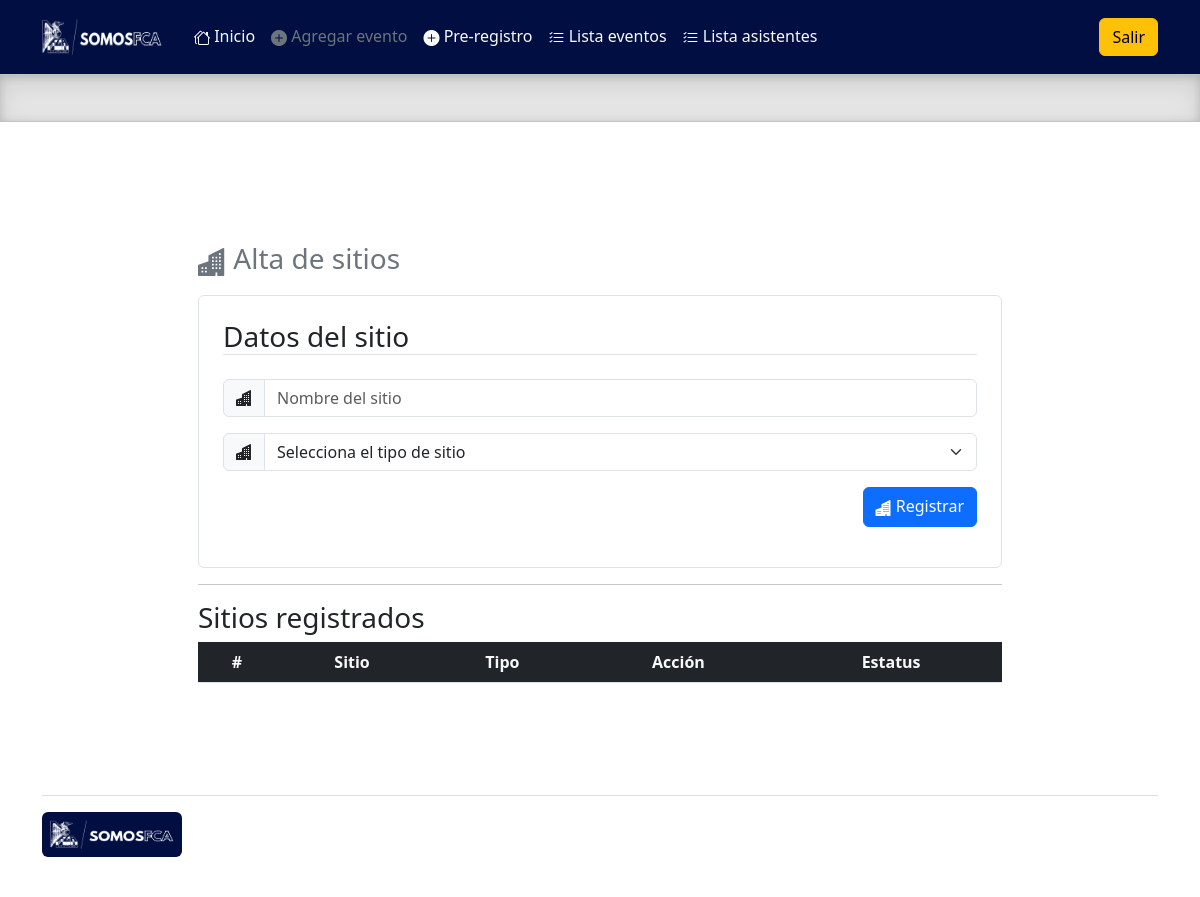
Page /admin/alta_sitio.php on the earlier database version.
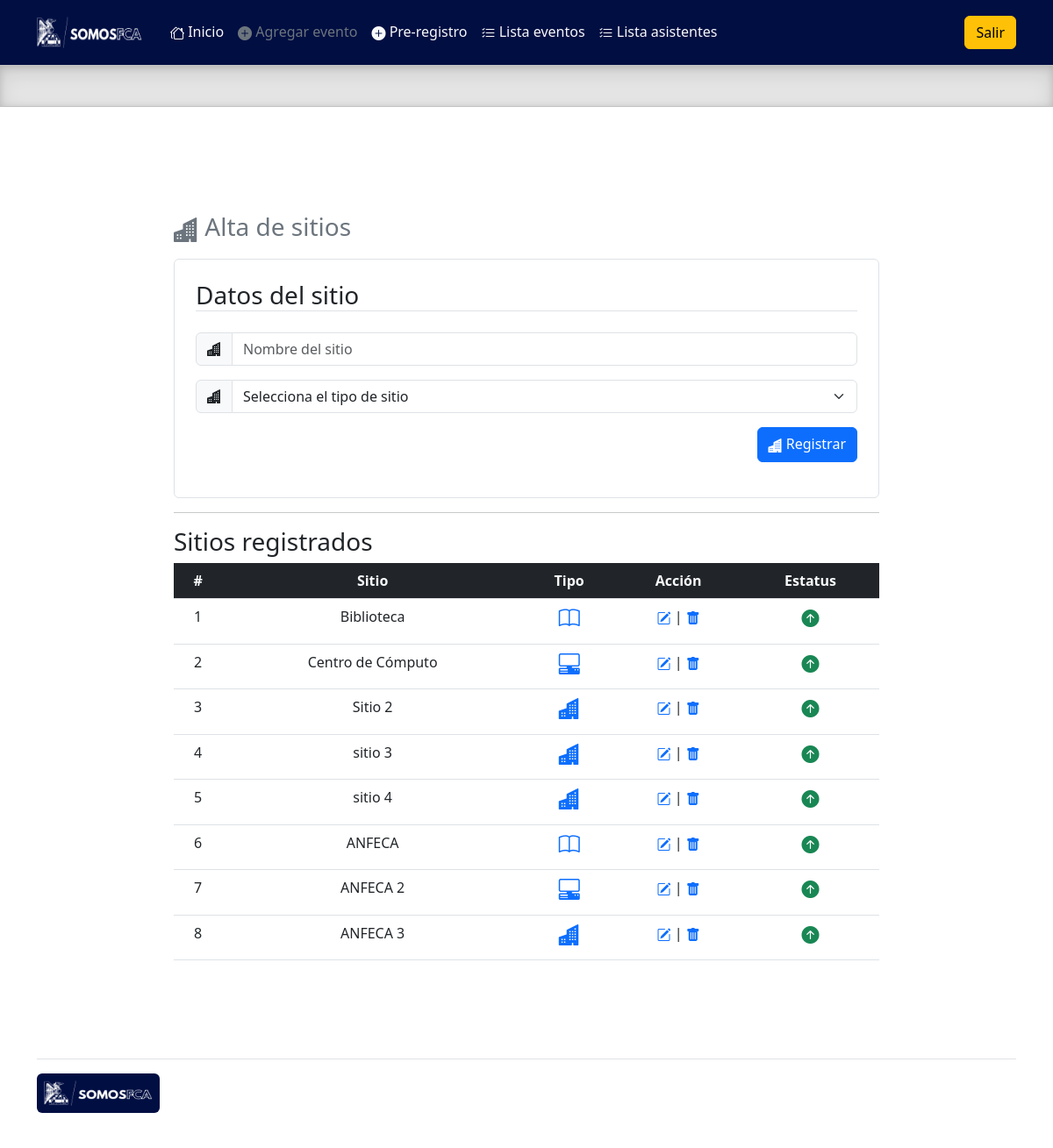
Same page on the later database version.
### tables this page shows
CREATE TABLE `sitio` (
  `id` int(11) NOT NULL,
  `sitio` varchar(50) NOT NULL,
  `tipo_sitio` int(11) NOT NULL COMMENT '1 -Biblioteca 2- CC',
  `activo` int(11) NOT NULL
);

### admin/query/query_sitios.php (called while the page is built)
<?php
include('prcd/qc.php');
if (isset($idEventos)){
$sqlSitios2 = "SELECT * FROM sitio WHERE id = '$idEventos' ORDER BY id ASC ";
$resultadoSitio2 = $conn->query($sqlSitios2);
}
else{
$sqlSitios = "SELECT * FROM sitio ORDER BY id ASC";
$resultadoSitio = $conn->query($sqlSitios);
}
?>

### admin/alta_sitio.php (the view, shortened to what this page needs)
<!doctype html>
<html lang="en">
  <head>
    <link rel="stylesheet" href="https://cdn.jsdelivr.net/npm/bootstrap-icons@1.10.2/font/bootstrap-icons.css">
    <link href="../assets/dist/css/bootstrap.min.css" rel="stylesheet">
    <link href="headers.css" rel="stylesheet">
  </head>
  <body>
<main class="mb-0">
  <header class="p-3" style="background-color:#000e42;">
    <div class="container">
      <div class="d-flex flex-wrap align-items-center justify-content-center justify-content-lg-start">
        <a href="/" class="d-flex align-items-center mb-2 mb-lg-0 text-white text-decoration-none">
          <img src="../assets/brand/img/logo.png" width="120" height="36" role="img" alt="">
        </a>
        <ul class="nav col-12 col-lg-auto me-lg-auto mb-2 ms-4 justify-content-center mb-md-0">
          <li><a href="index.php" class="nav-link px-2 text-light"><i class="bi bi-houses"></i> Inicio</a></li>
          <li><a href="#" class="nav-link px-2 text-secondary"><i class="bi bi-plus-circle-fill"></i> Agregar evento</a></li>
          <li><a href="alta_asistentes.php" class="nav-link px-2 text-light"><i class="bi bi-plus-circle-fill"></i> Pre-registro</a></li>
          <li><a href="lista_eventos.php" class="nav-link px-2 text-light"><i class="bi bi-list-check"></i> Lista eventos</a></li>
          <li><a href="lista_asistentes.php" class="nav-link px-2 text-light"><i class="bi bi-list-check"></i> Lista asistentes</a></li>
        </ul>
        <div class="text-end">
          <a href="query/sort.php" type="button" class="btn btn-warning">Salir</a>
        </div>
      </div>
    </div>
  </header>
  <div class="b-example-divider">
  </div>
    <div class="container-fluid w-75 h-100 mt-5 mb-5 p-5">
    <h3 class="mt-4 mb-3 text-secondary"><i class="bi bi-buildings-fill"></i> Alta de sitios</h3>
    <div class="row justify-content-center">
      <form action="prcd/proceso_alta_sitio.php" method="POST">
        <div class="col-12 border rounded p-4">
            <h3 class="mb-4 border-bottom">Datos del sitio</h3>
            <div class="input-group mb-3">
                <span class="input-group-text" id="basic-addon1"><i class="bi bi-buildings-fill"></i></span>
                <input type="text" class="form-control" placeholder="Nombre del sitio" aria-label="Nombre del sitio" aria-describedby="basic-addon1" name="sitio" required>
            </div>
            <div class="input-group mb-3">
                <span class="input-group-text" id="basic-addon1"><i class="bi bi-buildings-fill"></i></span>
                  <select class="form-select" aria-label="Default select example" name="tipo_sitio" required>
                    <option value="" selected>Selecciona el tipo de sitio</option>
                  </select>
            </div>
            <p class="w-100 text-end"><button class="btn btn-primary" type="submit"><i class="bi bi-buildings-fill"></i> Registrar</button></p>
        </form>
        </div>
    </div>
    <hr>
    <h3 class="mt-3 mb-2">Sitios registrados</h3>
    <table class="table table-hover text-center">
        <thead class="bg-dark text-light">
            <tr>
                <th scope="col">#</th>
                <th scope="col">Sitio</th>
                <th scope="col">Tipo</th>
                <th scope="col">Acción</th>
                <th scope="col">Estatus</th>
                </tr>
        </thead>
        <tbody>
            <?
            $x = 0;
            include('query/query_sitios.php');
            while($rowSitio = $resultadoSitio->fetch_assoc()){
                $x++;
                echo'
                <tr>
                    <td>'.$x.'</td>
                    <td>'.$rowSitio['sitio'].'</td>';
                    if($rowSitio['tipo_sitio'] == 1){
                      echo'
                      <td>
                          <a class="pointer" title="Tipo sitio" data-bs-toggle="popover" data-bs-placement="right" data-bs-content="Biblioteca" data-bs-trigger="hover focus">
                            <i class="bi bi-book h4"></i>
                          </a>
                      </td>
                      ';
                    }
                    else if($rowSitio['tipo_sitio'] == 2){
                        echo'
                        <td>
                        <a class="pointer" title="Tipo sitio" data-bs-toggle="popover" data-bs-placement="right" data-bs-content="Centro de cómputo" data-bs-trigger="hover focus">
                          <i class="bi bi-pc-display-horizontal h4"></i>
                        </a>
                        </td>
                        ';
                    }
                    else if($rowSitio['tipo_sitio'] == 3){
                        echo'
                        <td>
                        <a class="pointer" title="Tipo sitio" data-bs-toggle="popover" data-bs-placement="right" data-bs-content="Otro sitio" data-bs-trigger="hover focus">
                          <i class="bi bi-buildings-fill h4"></i>
                        </a>
                        </td>
                        ';
                    }
                    echo'
                    <td><a href="#" data-bs-toggle="modal" data-bs-target="#editar'.$rowSitio['id'].'"><i class="bi bi-pencil-square"></i></a> | <a href="#" data-bs-toggle="modal" data-bs-target="#eliminar'.$rowSitio['id'].'"><i class="bi bi-trash-fill"></i></a></td>
                   ';
                    echo'
                    <td>';
                    if($rowSitio['activo'] == 1){
                        echo'
                        <a onclick="cambioEstatus('.$rowSitio['id'].',0)" id="rem'.$rowSitio['id'].'" class="pointer">
                            <h5><i id="cambioEst'.$rowSitio['id'].'" class="bi bi-arrow-up-circle-fill text-success"></i></h5>
                        </a>
                        ';
                    }
                    echo
                    '</td>
                </tr>
                ';
            }
            ?>
        </tbody>
    </table>
</main>
<div class="container">
  <footer class="d-flex flex-wrap justify-content-between align-items-center py-3 my-4 border-top">
      <p class="col-md-12 mb-0 text-muted"><a href="/" class="col-md-4 d-flex mb-md-0 me-md-auto link-dark text-decoration-none">
                <img src="../assets/brand/img/logo.png" width="140" height="45" role="img" alt="" class="p-2 rounded" style="background-color:#000e42">
            </a></p>
    </footer>
  </div>
  </body>
</html>

### admin/alta_sitio.php (style rules this page uses)
.pointer { cursor: pointer; }
.b-example-divider { height: 3rem; background-color: rgba(0, 0, 0, .1); border: solid rgba(0, 0, 0, .15); border-width: 1px 0; box-shadow: inset 0 .5em 1.5em rgba(0, 0, 0, .1), inset 0 .125em .5em rgba(0, 0, 0, .15); }
.bi { vertical-align: -.125em; fill: currentColor; }

Differences in the rows shown:
added sitio: sitio "Biblioteca", tipo_sitio 1 (drawn)
added sitio: sitio "Centro de Cómputo", tipo_sitio 2 (drawn)
added sitio: sitio "Sitio 2", tipo_sitio 3 (drawn)
added sitio: sitio "sitio 3", tipo_sitio 3 (drawn)
added sitio: sitio "sitio 4", tipo_sitio 3 (drawn)
added sitio: sitio "ANFECA", tipo_sitio 1 (drawn)
added sitio: sitio "ANFECA 2", tipo_sitio 2 (drawn)
added sitio: sitio "ANFECA 3", tipo_sitio 3 (drawn)
